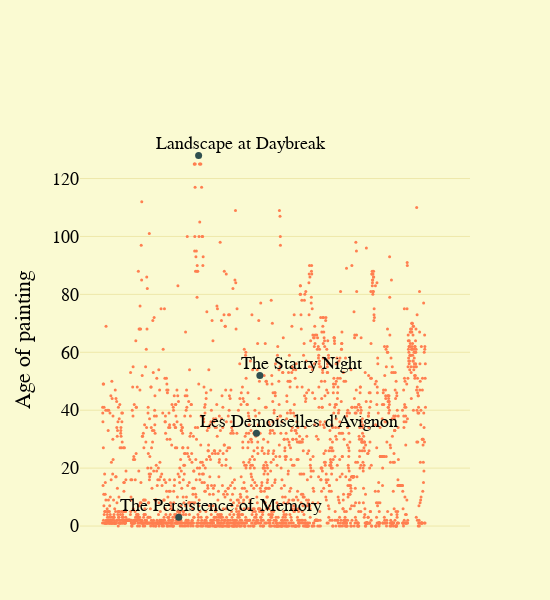

Here is the notebook cell this chart was saved with:
### Code cell
df = pd.read_csv('painting_created_obtained.csv')
df['YearsPassed'] = df['ObtainedYear'] - df['CreatedYear']

df_big = df[df['Title'].isin(["The Starry Night","Les Demoiselles d'Avignon","Landscape at Daybreak","The Persistence of Memory"])]

count = df.shape[0]
x = list(range(0,count))
traces = []
traces.append(
    go.Scatter(x=x,y=df['YearsPassed'], mode='markers', marker = dict(
                            color='Coral', size = 3
                        ), showlegend=False, name = "mm",  hovertemplate = 
                        '%{text}', text = df['Title'], 
                )
    )

traces.append(
    go.Scatter(x=df_big.index,y=df_big['YearsPassed'], mode='markers', marker = dict(
                            color='DarkSlateGray', size = 7

                        ), showlegend=False, name = "mm",  hovertemplate = 
                        '%{text}', text = df_big['Title'], 
                )
    )
annotations = [
    dict(
        x= x+300, 
        y= y+0,
        text=n if n in ["The Starry Night","Les Demoiselles d'Avignon","Landscape at Daybreak","The Persistence of Memory"] else "", 
        font = dict(size=18, color='black'),
        showarrow=False if n in ["The Starry Night","Les Demoiselles d'Avignon"] else False,
        xanchor='center',  # Position of text relative to x axis (left/right/center)
        yanchor='bottom',  # Position of text relative to y axis (top/bottom/middle)
    ) for n, x, y in zip(df['Title'], x, df['YearsPassed'])
]

layout = dict(
            title="", 
            yaxis_title= "Age of painting", 
            xaxis_title= "Year painted",
            xaxis= { "fixedrange": True, 'nticks': 10,'gridcolor':'PaleGoldenRod','zeroline':False, 'showgrid':False,'visible':False },
            yaxis= {"fixedrange": True, 'gridcolor':'PaleGoldenRod','zeroline':False},
            paper_bgcolor='LightGoldenRodYellow',
            plot_bgcolor='LightGoldenRodYellow', 
            font= {'color': 'black','family':font_used,'size':18}, margin= {'b': 50, 't': 130}, 
            legend= {'x':0.65,'y':1.2,},
            annotations = annotations,
                        width=550,
            height = 600,
)
modern_chart_diff = go.Figure(data=traces,
    layout=layout,
)
modern_chart_diff.show()
modern_chart_diff.write_image("../../Google Drive/MoMA_extracts/created_year_vs_acquired_2_blank.pdf")
